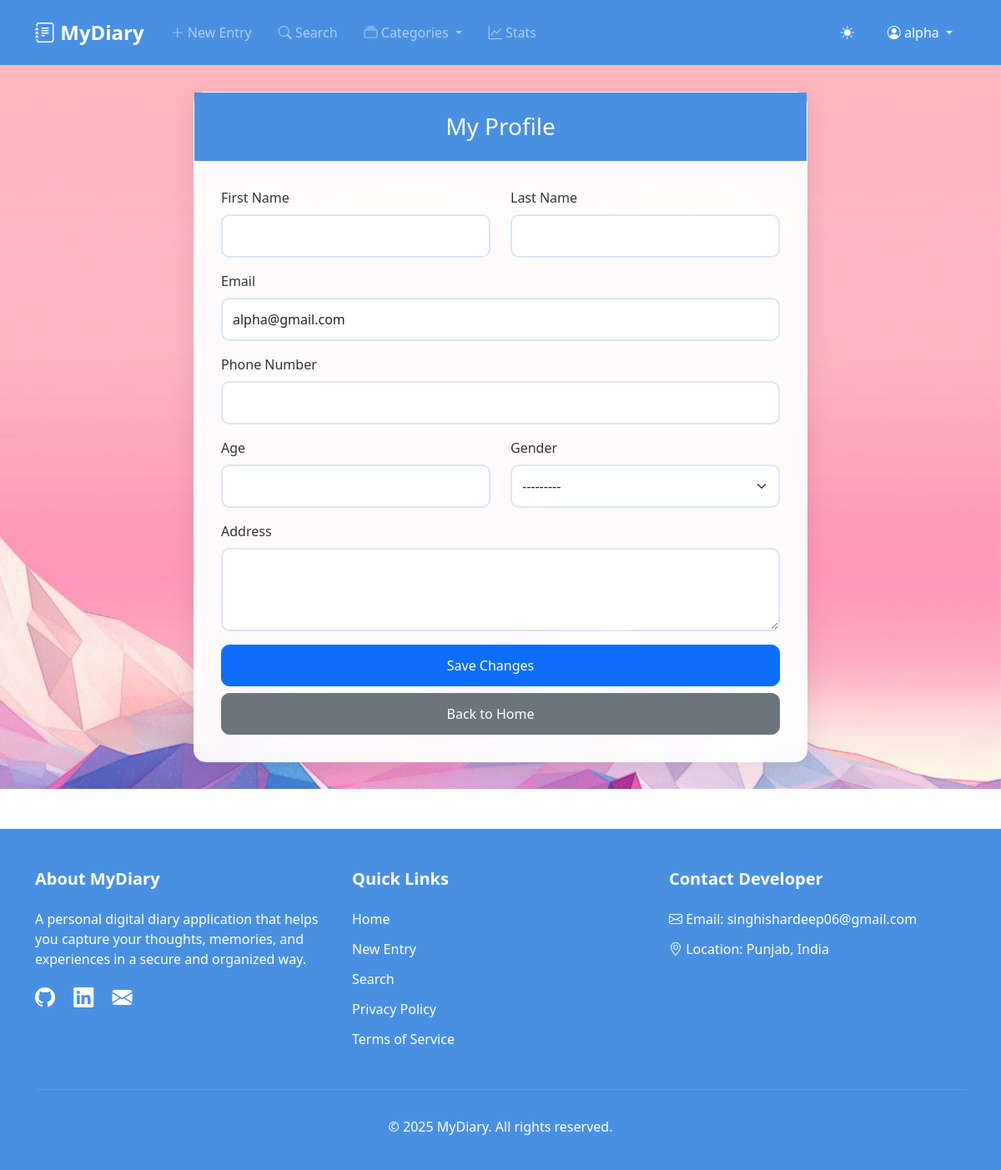
The page /profile/ (signed in) on the database as committed earlier.
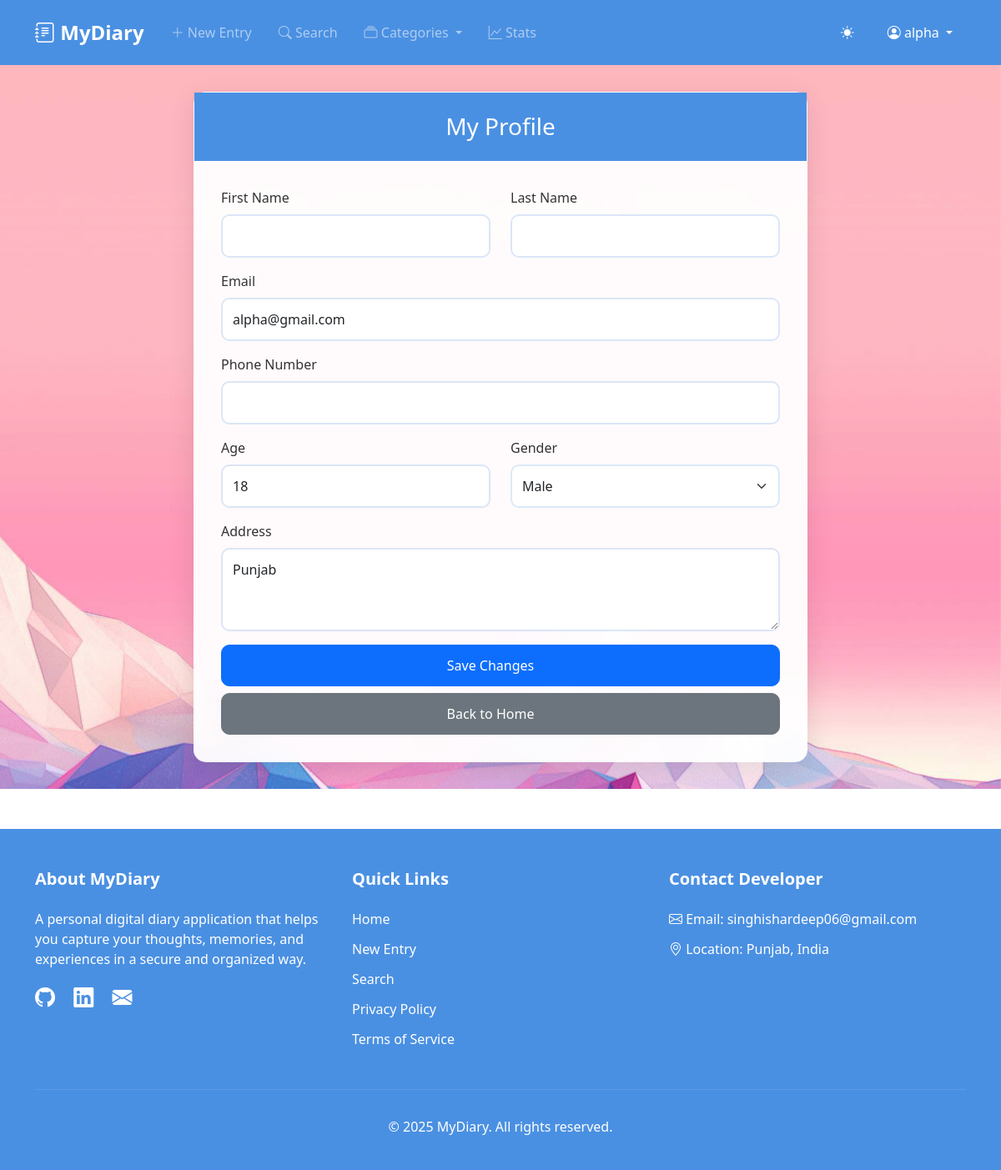
The same page on the database as committed later.
### CoreApp/models.py (models this page shows, shortened)
class UserProfile(models.Model):
    GENDER_CHOICES = [
        ('M', 'Male'),
        ('F', 'Female'),
        ('O', 'Other'),
    ]
    user = models.OneToOneField(User, on_delete=models.CASCADE)
    phone_number = models.CharField(max_length=15, blank=True, null=True)
    age = models.PositiveIntegerField(blank=True, null=True)
    gender = models.CharField(max_length=1, choices=GENDER_CHOICES, blank=True, null=True)
    address = models.TextField(blank=True, null=True)

### CoreApp/views.py (the view)
# urls.py: path('profile/', views.profile, name='profile'),
@login_required
def profile(request):
    if request.method == 'POST':
        form = UserProfileForm(request.POST, instance=request.user.userprofile)
        if form.is_valid():
            profile = form.save(commit=False)
            request.user.first_name = form.cleaned_data['first_name']
            request.user.last_name = form.cleaned_data['last_name']
            request.user.email = form.cleaned_data['email']
            request.user.save()
            profile.save()
            messages.success(request, 'Profile updated successfully!')
            return redirect('profile')
    else:
        form = UserProfileForm(instance=request.user.userprofile)
    return render(request, 'profile.html', {'form': form})

### CoreApp/forms.py
class UserProfileForm(forms.ModelForm):
    first_name = forms.CharField(max_length=30, required=False, widget=forms.TextInput(attrs={'class': 'form-control'}))
    last_name = forms.CharField(max_length=30, required=False, widget=forms.TextInput(attrs={'class': 'form-control'}))
    email = forms.EmailField(required=False, widget=forms.EmailInput(attrs={'class': 'form-control'}))
    class Meta:
        model = UserProfile
        fields = ['phone_number', 'age', 'gender', 'address']
        widgets = {
            'phone_number': forms.TextInput(attrs={'class': 'form-control'}),
            'age': forms.NumberInput(attrs={'class': 'form-control'}),
            'gender': forms.Select(attrs={'class': 'form-select'}),
            'address': forms.Textarea(attrs={'class': 'form-control', 'rows': 3}),
        }
    def __init__(self, *args, **kwargs):
        super().__init__(*args, **kwargs)
        if self.instance.user:
            self.fields['first_name'].initial = self.instance.user.first_name
            self.fields['last_name'].initial = self.instance.user.last_name
            self.fields['email'].initial = self.instance.user.email

### templates/profile.html (shortened to what this page needs)
{% extends 'base.html' %}
{% load static %}
{% block extra_css %}
<link rel="stylesheet" href="/static/css/profile.css">
{% endblock %}
{% block content %}
<div class="profile-container">
    <div class="container">
        <div class="row justify-content-center">
            <div class="col-md-8">
                <div class="profile-card">
                    <div class="card-header">
                        <h3 class="text-center mb-0">My Profile</h3>
                    </div>
                    <div class="card-body">
                        <form method="post" class="profile-form needs-validation" novalidate>
                            <div class="row mb-3">
                                <div class="col-md-6">
                                    <label for="{{ form.first_name.id_for_label }}" class="form-label">First Name</label>
                                    {{ form.first_name }}
                                </div>
                                <div class="col-md-6">
                                    <label for="{{ form.last_name.id_for_label }}" class="form-label">Last Name</label>
                                    {{ form.last_name }}
                                </div>
                            </div>
                            <div class="mb-3">
                                <label for="{{ form.email.id_for_label }}" class="form-label">Email</label>
                                {{ form.email }}
                            </div>
                            <div class="mb-3">
                                <label for="{{ form.phone_number.id_for_label }}" class="form-label">Phone Number</label>
                                {{ form.phone_number }}
                            </div>
                            <div class="row mb-3">
                                <div class="col-md-6">
                                    <label for="{{ form.age.id_for_label }}" class="form-label">Age</label>
                                    {{ form.age }}
                                </div>
                                <div class="col-md-6">
                                    <label for="{{ form.gender.id_for_label }}" class="form-label">Gender</label>
                                    {{ form.gender }}
                                </div>
                            </div>
                            <div class="mb-3">
                                <label for="{{ form.address.id_for_label }}" class="form-label">Address</label>
                                {{ form.address }}
                            </div>
                            <div class="d-grid gap-2">
                                <button type="submit" class="btn btn-primary save-btn">
                                    <span class="btn-text">Save Changes</span>
                                </button>
                                <a href="{% url 'home' %}" class="btn btn-secondary back-btn">
                                    <span class="btn-text">Back to Home</span>
                                </a>
                            </div>
                        </form>
                    </div>
                </div>
            </div>
        </div>
    </div>
</div>
{% endblock %}

### templates/base.html (shortened to what this page needs)
<!DOCTYPE html>
<html lang="en">
<head>
    <link href="https://cdn.jsdelivr.net/npm/bootstrap@5.3.0/dist/css/bootstrap.min.css" rel="stylesheet">
    <link rel="stylesheet" href="https://cdn.jsdelivr.net/npm/bootstrap-icons@1.11.0/font/bootstrap-icons.css">
    <link rel="stylesheet" href="/static/css/base.css">
    <link rel="stylesheet" href="/static/css/diary.css">
    {% block extra_css %}{% endblock %}
</head>
<body>
    {% if user.is_authenticated %}
    <nav class="navbar navbar-expand-lg navbar-dark">
        <div class="container">
            <a class="navbar-brand" href="{% url 'home' %}">
                <i class="bi bi-journal-text"></i> MyDiary
            </a>
            <div class="collapse navbar-collapse" id="navbarNav">
                <ul class="navbar-nav me-auto">
                    <li class="nav-item">
                        <a class="nav-link" href="{% url 'new_entry' %}">
                            <i class="bi bi-plus-lg"></i> New Entry
                        </a>
                    </li>
                    <li class="nav-item">
                        <a class="nav-link" href="{% url 'search_entries' %}">
                            <i class="bi bi-search"></i> Search
                        </a>
                    </li>
                    <li class="nav-item dropdown">
                        <a class="nav-link dropdown-toggle" href="#" role="button" data-bs-toggle="dropdown">
                            <i class="bi bi-collection"></i> Categories
                        </a>
                    </li>
                    <li class="nav-item">
                        <a class="nav-link" href="#" data-bs-toggle="modal" data-bs-target="#statsModal">
                            <i class="bi bi-graph-up"></i> Stats
                        </a>
                    </li>
                </ul>
                <div class="d-flex align-items-center">
                    <div id="theme-toggle" class="text-white me-3">
                        <i class="bi bi-sun-fill"></i>
                    </div>
                    <div class="dropdown">
                        <a class="nav-link dropdown-toggle text-white" href="#" role="button" data-bs-toggle="dropdown">
                            <i class="bi bi-person-circle"></i>
                            {{ user.username }}
                        </a>
                    </div>
                </div>
            </div>
        </div>
    </nav>
    {% endif %}
    <div class="main-content">
        <div class="container-fluid p-0">
            {% block content %}{% endblock %}
        </div>
    </div>
    {% if user.is_authenticated %}
    <footer>
        <div class="container">
            <div class="row">
                <div class="col-md-4 footer-section">
                    <h5>About MyDiary</h5>
                    <p>A personal digital diary application that helps you capture your thoughts, memories, and experiences in a secure and organized way.</p>
                    <div class="social-links">
                        <a href="https://github.com/ishar06" target="_blank"><i class="bi bi-github"></i></a>
                        <a href="https://www.linkedin.com/in/ishardeep-singh-743789311/" target="_blank"><i class="bi bi-linkedin"></i></a>
                        <a href="mailto:singhishardeep06@gmail.com"><i class="bi bi-envelope-fill"></i></a>
                    </div>
                </div>
                <div class="col-md-4 footer-section">
                    <h5>Quick Links</h5>
                    <ul class="footer-links">
                        <li><a href="{% url 'home' %}">Home</a></li>
                        <li><a href="{% url 'new_entry' %}">New Entry</a></li>
                        <li><a href="{% url 'search_entries' %}">Search</a></li>
                        <li><a href="#">Privacy Policy</a></li>
                        <li><a href="#">Terms of Service</a></li>
                    </ul>
                </div>
                <div class="col-md-4 footer-section">
                    <h5>Contact Developer</h5>
                    <ul class="footer-links">
                        <li><i class="bi bi-envelope"></i> Email: singhishardeep06@gmail.com</li>
                        <li><i class="bi bi-geo-alt"></i> Location: Punjab, India</li>
                    </ul>
                </div>
            </div>
            <div class="copyright">
                <p>&copy; {% now "Y" %} MyDiary. All rights reserved.</p>
            </div>
        </div>
    </footer>
    {% endif %}
</body>
</html>

### static/css/base.css (style rules this page uses)
:root { --primary-color: #4a90e2; --background-color: #ffffff; --text-color: #333333; --modal-bg: rgba(255, 255, 255, 0.95); --border-color: rgba(0, 0, 0, 0.1); }
body { background-color: var(--background-color); color: var(--text-color); transition: background-color 0.3s, color 0.3s; min-height: 100vh; display: flex; flex-direction: column; }
a { text-decoration: none; }
.navbar { background-color: var(--primary-color) !important; padding: 1rem 0; }
.navbar-brand { font-size: 1.5rem; font-weight: bold; }
.nav-link { text-decoration: none; padding: 0.5rem 1rem !important; transition: all 0.3s; }
#theme-toggle { cursor: pointer; padding: 8px; border-radius: 50%; transition: background-color 0.3s; }
footer { background-color: var(--primary-color); color: white; padding: 3rem 0 1.5rem; margin-top: 3rem; }
footer a { color: white; text-decoration: none; transition: color 0.3s; }
.footer-section h5 { font-weight: bold; margin-bottom: 1.5rem; }
.footer-links { list-style: none; padding: 0; }
.footer-links li { margin-bottom: 0.75rem; }
.social-links { font-size: 1.5rem; }
.social-links a { margin-right: 1rem; }
.copyright { text-align: center; padding-top: 2rem; margin-top: 2rem; border-top: 1px solid rgba(255, 255, 255, 0.1); }
.main-content { flex: 1; }

### static/css/profile.css (style rules this page uses)
.profile-container { background: url('/static/images/img4.jpg') no-repeat center center fixed; background-size: cover; min-height: 100vh; padding: 2rem 0; animation: fadeIn 0.5s ease-out; }
.profile-card { background-color: rgba(255, 255, 255, 0.95); border-radius: 15px; box-shadow: 0 8px 32px rgba(0, 0, 0, 0.1); backdrop-filter: blur(10px); border: 1px solid rgba(255, 255, 255, 0.2); transform: translateY(20px); opacity: 0; animation: slideUp 0.6s ease-out forwards; transition: all 0.3s ease; }
.card-header { background: var(--primary-color); color: white; border-radius: 15px 15px 0 0; padding: 1.5rem; position: relative; overflow: hidden; }
.card-header::before { content: ''; position: absolute; top: 0; left: 0; right: 0; bottom: 0; background: linear-gradient(45deg, transparent, rgba(255, 255, 255, 0.1)); transform: translateX(-100%); transition: transform 0.6s ease; }
.card-body { padding: 2rem; }
.form-control, .form-select { background-color: rgba(255, 255, 255, 0.9); border: 2px solid rgba(74, 144, 226, 0.2); border-radius: 10px; padding: 0.75rem; transition: all 0.3s ease; }
.profile-form label { font-weight: 500; margin-bottom: 0.5rem; transition: color 0.3s ease; }
.btn { padding: 0.75rem 1.5rem; border-radius: 10px; font-weight: 500; transition: all 0.3s ease; display: flex; align-items: center; justify-content: center; gap: 0.5rem; }

Rows that differ between the two databases and show on the page:
changed UserProfile: age (not shown) → "18"; gender "---------" → "Male"; address (not shown) → "Punjab"
